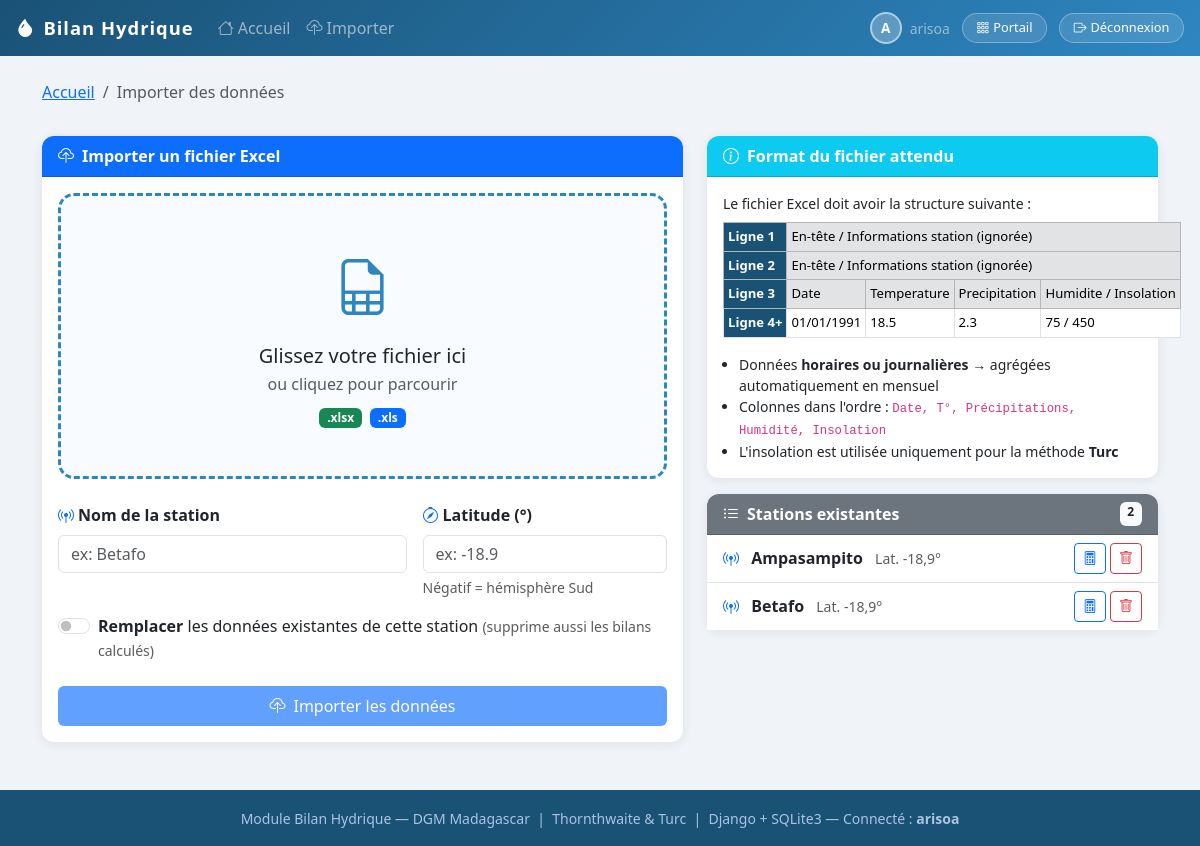
Page /bilan/import/ (signed in) on the committed database.
### bilan_hydro/models.py (models this page shows, shortened)
class Station(models.Model):
    nom = models.CharField(max_length=100)
    latitude = models.FloatField()
    description = models.TextField(blank=True)
    class Meta:
        verbose_name = "Station météo"

### bilan_hydro/views.py (the view, shortened to what this page needs)
# urls.py: path('import/',                          views.import_donnees,      name='import_donnees'),
@login_required
def import_donnees(request):
    stations = Station.objects.all()
    return render(request, 'bilan_hydro/import.html', {'stations': stations})

### bilan_hydro/templates/bilan_hydro/import.html (shortened to what this page needs)
{% extends "bilan_hydro/base.html" %}
{% block content %}
<div class="row mb-3">
  <div class="col">
    <nav aria-label="breadcrumb">
      <ol class="breadcrumb">
        <li class="breadcrumb-item"><a href="{% url 'bilan_accueil' %}">Accueil</a></li>
        <li class="breadcrumb-item active">Importer des données</li>
      </ol>
    </nav>
  </div>
</div>
<div class="row g-4">
  <div class="col-lg-7">
    <div class="card">
      <div class="card-header bg-primary text-white">
        <i class="bi bi-cloud-upload me-2"></i>Importer un fichier Excel
      </div>
      <div class="card-body">
        <form method="post" enctype="multipart/form-data" id="importForm">
          <div class="drop-zone mb-4" id="dropZone" onclick="document.getElementById('fichier').click()">
            <div class="icon"><i class="bi bi-file-earmark-spreadsheet" id="dropIcon"></i></div>
            <h5 class="mt-3 mb-1" id="dropTitle">Glissez votre fichier ici</h5>
            <p class="text-muted mb-2" id="dropSubtitle">ou cliquez pour parcourir</p>
            <div>
              <span class="badge bg-success format-badge me-1">.xlsx</span>
              <span class="badge bg-primary format-badge">.xls</span>
            </div>
          </div>
          <div class="row g-3 mb-3">
            <div class="col-md-7">
              <label class="form-label fw-semibold">
                <i class="bi bi-broadcast-pin me-1 text-primary"></i>Nom de la station
              </label>
              <input type="text" name="nom_station" id="nom_station" class="form-control"
                     placeholder="ex: Betafo" required>
            </div>
            <div class="col-md-5">
              <label class="form-label fw-semibold">
                <i class="bi bi-compass me-1 text-primary"></i>Latitude (°)
              </label>
              <input type="number" name="latitude" id="latitude" class="form-control"
                     placeholder="ex: -18.9" step="0.01" min="-90" max="90" required>
              <div class="form-text">Négatif = hémisphère Sud</div>
            </div>
          </div>
          <div class="mb-4">
            <div class="form-check form-switch">
              <input class="form-check-input" type="checkbox" name="remplacement" id="remplacement">
              <label class="form-check-label" for="remplacement">
                <strong>Remplacer</strong> les données existantes de cette station
                <span class="text-muted small">(supprime aussi les bilans calculés)</span>
              </label>
            </div>
          </div>
          <button type="submit" class="btn btn-primary w-100 py-2" id="btnImport" disabled>
            <i class="bi bi-cloud-upload me-2"></i>Importer les données
          </button>
        </form>
      </div>
    </div>
  </div>
  <div class="col-lg-5">
    <div class="card mb-3">
      <div class="card-header bg-info text-white">
        <i class="bi bi-info-circle me-2"></i>Format du fichier attendu
      </div>
      <div class="card-body small">
        <p class="mb-2">Le fichier Excel doit avoir la structure suivante :</p>
        <table class="table table-sm table-bordered preview-table">
          <thead class="table-secondary">
            <tr><th>Ligne 1</th><td colspan="4">En-tête / Informations station (ignorée)</td></tr>
            <tr><th>Ligne 2</th><td colspan="4">En-tête / Informations station (ignorée)</td></tr>
            <tr><th>Ligne 3</th><td>Date</td><td>Temperature</td><td>Precipitation</td><td>Humidite / Insolation</td></tr>
          </thead>
          <tbody>
            <tr><th>Ligne 4+</th><td>01/01/1991</td><td>18.5</td><td>2.3</td><td>75 / 450</td></tr>
          </tbody>
        </table>
        <ul class="mb-0 ps-3">
          <li>Données <strong>horaires ou journalières</strong> → agrégées automatiquement en mensuel</li>
          <li>Colonnes dans l'ordre : <code>Date, T°, Précipitations, Humidité, Insolation</code></li>
          <li>L'insolation est utilisée uniquement pour la méthode <strong>Turc</strong></li>
        </ul>
      </div>
    </div>
    <div class="card">
      <div class="card-header bg-secondary text-white d-flex justify-content-between">
        <span><i class="bi bi-list-ul me-2"></i>Stations existantes</span>
        <span class="badge bg-light text-dark">{{ stations|length }}</span>
      </div>
      <div class="card-body p-0">
        {% if stations %}
          <ul class="list-group list-group-flush">
            {% for s in stations %}
            <li class="list-group-item station-card d-flex justify-content-between align-items-center"
                onclick="remplirStation('{{ s.nom }}', {{ s.latitude }})">
              <div>
                <i class="bi bi-broadcast-pin text-primary me-2"></i>
                <strong>{{ s.nom }}</strong>
                <span class="text-muted small ms-2">Lat. {{ s.latitude }}°</span>
              </div>
              <div class="d-flex gap-1">
                <a href="{% url 'calcul_bilan' s.id %}" class="btn btn-sm btn-outline-primary"
                   onclick="event.stopPropagation()">
                  <i class="bi bi-calculator"></i>
                </a>
                <a href="{% url 'supprimer_station' s.id %}" class="btn btn-sm btn-outline-danger"
                   onclick="event.stopPropagation()">
                  <i class="bi bi-trash"></i>
                </a>
              </div>
            </li>
            {% endfor %}
          </ul>
        {% else %}
          <div class="text-center text-muted py-4 small">
            <i class="bi bi-inbox fs-3 d-block mb-2"></i>Aucune station importée
          </div>
        {% endif %}
      </div>
    </div>
  </div>
</div>
{% endblock %}

### bilan_hydro/templates/bilan_hydro/base.html (shortened to what this page needs)
<!DOCTYPE html>
<html lang="fr">
<head>
  <link href="https://cdn.jsdelivr.net/npm/bootstrap@5.3.2/dist/css/bootstrap.min.css" rel="stylesheet">
  <link rel="stylesheet" href="https://cdn.jsdelivr.net/npm/bootstrap-icons@1.11.3/font/bootstrap-icons.min.css">
</head>
<body>
<nav class="navbar navbar-expand-lg navbar-dark px-3">
  <a class="navbar-brand" href="{% url 'bilan_accueil' %}">
    <i class="bi bi-droplet-fill me-2"></i>Bilan Hydrique
  </a>
  <div class="collapse navbar-collapse" id="navMenu">
    <ul class="navbar-nav me-auto">
      <li class="nav-item"><a class="nav-link" href="{% url 'bilan_accueil' %}"><i class="bi bi-house me-1"></i>Accueil</a></li>
      <li class="nav-item"><a class="nav-link" href="{% url 'import_donnees' %}"><i class="bi bi-cloud-upload me-1"></i>Importer</a></li>
    </ul>
    <div class="d-flex align-items-center gap-2">
      <span class="user-avatar">{{ user.first_name|first|default:user.username|first }}</span>
      <span class="text-white-50 small">{{ user.get_full_name|default:user.username }}</span>
      <a href="{% url 'accueil_principal' %}" class="btn btn-portail ms-1">
        <i class="bi bi-grid-3x3-gap me-1"></i>Portail
      </a>
      <a href="{% url 'logout' %}" class="btn btn-portail ms-1">
        <i class="bi bi-box-arrow-right me-1"></i>Déconnexion
      </a>
    </div>
  </div>
</nav>
<div class="container mt-4">
  {% block content %}{% endblock %}
</div>
<footer>
  <small>
    Module Bilan Hydrique — DGM Madagascar &nbsp;|&nbsp;
    Thornthwaite &amp; Turc &nbsp;|&nbsp; Django + SQLite3
    {% if user.is_authenticated %} &mdash; Connecté : <strong>{{ user.get_full_name|default:user.username }}</strong>{% endif %}
  </small>
</footer>
</body>
</html>

### bilan_hydro/templates/bilan_hydro/base.html (style rules this page uses)
:root { --primary:#1a5276; --secondary:#2e86c1; --accent:#27ae60; }
body { background:#f0f4f8; font-family:'Segoe UI',sans-serif; }
.navbar { background:linear-gradient(135deg,var(--primary),var(--secondary)) !important; }
.navbar-brand { font-weight:700; font-size:1.15rem; letter-spacing:1px; }
.card { border:none; border-radius:12px; box-shadow:0 2px 12px rgba(0,0,0,.08); }
.card-header { border-radius:12px 12px 0 0 !important; font-weight:600; }
.table th { background:var(--primary); color:white; white-space:nowrap; }
.table td { white-space:nowrap; }
.btn-primary { background:var(--primary); border:none; }
footer { background:var(--primary); color:#aac4e0; padding:1rem; text-align:center; margin-top:3rem; }
.user-avatar { width:32px;height:32px;background:rgba(255,255,255,0.25);border-radius:50%;display:inline-flex;align-items:center;justify-content:center;font-weight:700;font-size:.85rem;color:white;border:2px solid rgba(255,255,255,.5);text-transform:uppercase; }
.btn-portail { background:rgba(255,255,255,0.12);border:1px solid rgba(255,255,255,.3);color:white;font-size:.8rem;border-radius:20px;padding:.25rem .85rem; }

### bilan_hydro/templates/bilan_hydro/import.html (style rules this page uses)
.drop-zone { border: 3px dashed #2e86c1; border-radius: 16px; padding: 3rem 2rem; text-align: center; cursor: pointer; transition: all 0.3s; background: #f8fbff; }
.drop-zone .icon { font-size: 3.5rem; color: #2e86c1; }
.format-badge { font-size: 0.75rem; }
.preview-table { font-size: 0.82rem; }
.station-card { cursor: pointer; transition: box-shadow 0.2s; }

### rows in the picture
Station: nom "Ampasampito", latitude "-18,9"
Station: nom "Betafo", latitude "-18,9"

### other values in the picture
{{ user.first_name|first|default:user.username|first }} "A"
{{ user.get_full_name|default:user.username }} "arisoa"
{{ stations|length }} "2"
